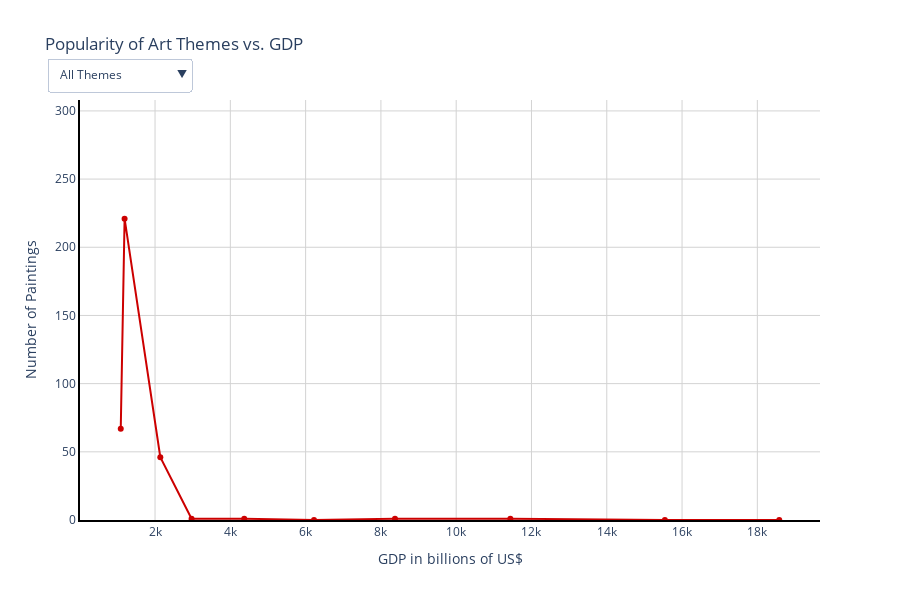

The notebook cell saved with this chart:
### Markdown cell above
This graph below shows the effect of GDP on any art theme

### Code cell
# Function to generate high-contrast colors
def generate_colors(n):
    colors = []
    for i in range(n):
        hue = (i * 137.5) % 360  # Spread colors around the HSL wheel
        rgb = colorsys.hls_to_rgb(hue / 360, 0.4, 1.0)  # Ensure mid-brightness
        hex_color = "#{:02x}{:02x}{:02x}".format(
            int(rgb[0] * 255), int(rgb[1] * 255), int(rgb[2] * 255)
        )
        colors.append(hex_color)
    return colors

# Generate a color list with good contrast
colors = generate_colors(len(art_themes))

# Calculate the average effect of GDP on paintings
average_paintings = np.mean(paintings_data, axis=1)

# Initialize figure
fig = go.Figure()

# Add traces for each art theme
for i, theme in enumerate(art_themes):
    fig.add_trace(
        go.Scatter(
            x=GDP_decade,
            y=paintings_data[:, i],
            name=theme,
            visible=(i == 0),
            line=dict(color=colors[i])
        )
    )

# Add a trace for the average effect (initially hidden)
fig.add_trace(
    go.Scatter(
        x=GDP_decade,
        y=average_paintings,
        name="Average Effect",
        visible=False,  # Initially hidden
        line=dict(color="black", width=3, dash="dashdot")  # Black dashed line
    )
)

# Create dropdown menu options
dropdown_options = [
    {
        "label": "All Themes",
        "method": "update",
        "args": [
            {"visible": [True] * len(art_themes) + [False]},  # Show all themes, hide average
            {"title": "Popularity of All Art Themes vs. GDP"}
        ]
    },
    {
        "label": "Average Effect",
        "method": "update",
        "args": [
            {"visible": [False] * len(art_themes) + [True]},  # Hide all themes, show average
            {"title": "Average Effect of GDP on Number of Paintings"}
        ]
    }
]

# Add individual theme options
dropdown_options.extend([
    {
        "label": theme,
        "method": "update",
        "args": [
            {"visible": [j == i for j in range(len(art_themes))] + [False]},  # Show only selected theme, hide average
            {"title": f"Popularity of {theme} vs. GDP"}
        ]
    }
    for i, theme in enumerate(art_themes)
])

# Apply layout fixes (White background, black y-axis, dark gray x-axis)
fig.update_layout(
    width=900, 
    height=600, 
    paper_bgcolor="white",  
    plot_bgcolor="white",
    xaxis=dict(
        showgrid=True,
        gridcolor="lightgray",
        showline=True,
        linecolor="black",
        linewidth=2,
    ),
    yaxis=dict(
        showgrid=True,
        gridcolor="lightgray",
        showline=True, 
        linecolor="black",  
        linewidth=2, 
        range=[0, np.max(paintings_data)],
    ),
    updatemenus=[
        {
            "buttons": dropdown_options,
            "direction": "down",
            "showactive": True,
            "x": 0.15,  
            "y": 1.1
        }
    ],
    title="Popularity of Art Themes vs. GDP",
    xaxis_title="GDP in billions of US$",
    yaxis_title="Number of Paintings",
)

# Display the figure
fig.show()

# Save as an interactive HTML file
pio.write_html(fig, "../../website/figures/interactive_plot.html")

### Figure 1 — Plotly figure (JSON) as saved in the notebook; plotly's stock layout.template omitted (floating-point values rounded to 4 significant figures)
{"data": [{"line": {"color": "#cc0000"}, "name": "Animals", "type": "scatter", "visible": true, "x": [1089, 1191, 2140, 2970, 4369, 6223, 8374, 11439, 15544, 18582], "y": [67, 221, 46, 1, 1, 0, 1, 1, 0, 0]}, {"line": {"color": "#00cc3b"}, "name": "Architecture", "type": "scatter", "visible": false, "x": [1089, 1191, 2140, 2970, 4369, 6223, 8374, 11439, 15544, 18582], "y": [156, 308, 85, 8, 1, 4, 0, 2, 2, 0]}, {"line": {"color": "#7600cc"}, "name": "Botanical study", "type": "scatter", "visible": false, "x": [1089, 1191, 2140, 2970, 4369, 6223, 8374, 11439, 15544, 18582], "y": [152, 269, 17, 0, 0, 0, 0, 0, 0, 0]}, {"line": {"color": "#ccb200"}, "name": "Cityscapes", "type": "scatter", "visible": false, "x": [1089, 1191, 2140, 2970, 4369, 6223, 8374, 11439, 15544, 18582], "y": [52, 135, 29, 0, 0, 2, 0, 0, 0, 0]}, {"line": {"color": "#00a9cc"}, "name": "Clothing and dress", "type": "scatter", "visible": false, "x": [1089, 1191, 2140, 2970, 4369, 6223, 8374, 11439, 15544, 18582], "y": [33, 68, 28, 1, 1, 0, 5, 0, 1, 0]}, {"line": {"color": "#cc006e"}, "name": "Domestic", "type": "scatter", "visible": false, "x": [1089, 1191, 2140, 2970, 4369, 6223, 8374, 11439, 15544, 18582], "y": [42, 82, 42, 5, 1, 0, 0, 2, 0, 0]}, {"line": {"color": "#32cc00"}, "name": "Dress accessories", "type": "scatter", "visible": false, "x": [1089, 1191, 2140, 2970, 4369, 6223, 8374, 11439, 15544, 18582], "y": [32, 59, 14, 0, 2, 1, 5, 0, 1, 0]}, {"line": {"color": "#0800cc"}, "name": "Figure female", "type": "scatter", "visible": false, "x": [1089, 1191, 2140, 2970, 4369, 6223, 8374, 11439, 15544, 18582], "y": [73, 100, 28, 0, 0, 0, 0, 0, 0, 0]}, {"line": {"color": "#cc4400"}, "name": "Figure group", "type": "scatter", "visible": false, "x": [1089, 1191, 2140, 2970, 4369, 6223, 8374, 11439, 15544, 18582], "y": [108, 200, 72, 4, 4, 2, 0, 0, 2, 0]}, {"line": {"color": "#00cc7f"}, "name": "Figure male", "type": "scatter", "visible": false, "x": [1089, 1191, 2140, 2970, 4369, 6223, 8374, 11439, 15544, 18582], "y": [39, 68, 82, 1, 2, 0, 1, 0, 1, 0]}, {"line": {"color": "#ba00cc"}, "name": "Horses", "type": "scatter", "visible": false, "x": [1089, 1191, 2140, 2970, 4369, 6223, 8374, 11439, 15544, 18582], "y": [18, 74, 13, 0, 0, 0, 0, 0, 0, 0]}, {"line": {"color": "#a1cc00"}, "name": "Landscapes", "type": "scatter", "visible": false, "x": [1089, 1191, 2140, 2970, 4369, 6223, 8374, 11439, 15544, 18582], "y": [200, 305, 93, 5, 3, 2, 0, 1, 1, 0]}, {"line": {"color": "#0065cc"}, "name": "Men", "type": "scatter", "visible": false, "x": [1089, 1191, 2140, 2970, 4369, 6223, 8374, 11439, 15544, 18582], "y": [62, 157, 29, 2, 4, 0, 20, 0, 3, 0]}, {"line": {"color": "#cc002a"}, "name": "Mountains", "type": "scatter", "visible": false, "x": [1089, 1191, 2140, 2970, 4369, 6223, 8374, 11439, 15544, 18582], "y": [26, 55, 13, 1, 0, 0, 0, 0, 1, 0]}, {"line": {"color": "#00cc11"}, "name": "Nudity", "type": "scatter", "visible": false, "x": [1089, 1191, 2140, 2970, 4369, 6223, 8374, 11439, 15544, 18582], "y": [43, 80, 7, 0, 0, 0, 0, 0, 0, 0]}, {"line": {"color": "#4c00cc"}, "name": "Occupations", "type": "scatter", "visible": false, "x": [1089, 1191, 2140, 2970, 4369, 6223, 8374, 11439, 15544, 18582], "y": [69, 138, 82, 2, 2, 1, 1, 1, 0, 0]}, {"line": {"color": "#cc8800"}, "name": "Portraits", "type": "scatter", "visible": false, "x": [1089, 1191, 2140, 2970, 4369, 6223, 8374, 11439, 15544, 18582], "y": [88, 169, 23, 4, 4, 1, 31, 0, 3, 1]}, {"line": {"color": "#00ccc3"}, "name": "Religion", "type": "scatter", "visible": false, "x": [1089, 1191, 2140, 2970, 4369, 6223, 8374, 11439, 15544, 18582], "y": [40, 76, 14, 3, 0, 0, 0, 0, 0, 1]}, {"line": {"color": "#cc0098"}, "name": "Trees", "type": "scatter", "visible": false, "x": [1089, 1191, 2140, 2970, 4369, 6223, 8374, 11439, 15544, 18582], "y": [34, 65, 9, 1, 0, 0, 0, 0, 0, 0]}, {"line": {"color": "#5dcc00"}, "name": "Women", "type": "scatter", "visible": false, "x": [1089, 1191, 2140, 2970, 4369, 6223, 8374, 11439, 15544, 18582], "y": [47, 66, 16, 2, 0, 2, 14, 0, 0, 0]}, {"line": {"color": "black", "dash": "dashdot", "width": 3}, "name": "Average Effect", "type": "scatter", "visible": false, "x": [1089, 1191, 2140, 2970, 4369, 6223, 8374, 11439, 15544, 18582], "y": [69.05, 134.8, 37.1, 2.0, 1.25, 0.75, 3.9, 0.35, 0.75, 0.1]}], "layout": {"height": 600, "paper_bgcolor": "white", "plot_bgcolor": "white", "title": {"text": "Popularity of Art Themes vs. GDP"}, "updatemenus": [{"buttons": [{"args": [{"visible": [true, true, true, true, true, true, true, true, true, true, true, true, true, true, true, true, true, true, true, true, false]}, {"title": "Popularity of All Art Themes vs. GDP"}], "label": "All Themes", "method": "update"}, {"args": [{"visible": [false, false, false, false, false, false, false, false, false, false, false, false, false, false, false, false, false, false, false, false, true]}, {"title": "Average Effect of GDP on Number of Paintings"}], "label": "Average Effect", "method": "update"}, {"args": [{"visible": [true, false, false, false, false, false, false, false, false, false, false, false, false, false, false, false, false, false, false, false, false]}, {"title": "Popularity of Animals vs. GDP"}], "label": "Animals", "method": "update"}, {"args": [{"visible": [false, true, false, false, false, false, false, false, false, false, false, false, false, false, false, false, false, false, false, false, false]}, {"title": "Popularity of Architecture vs. GDP"}], "label": "Architecture", "method": "update"}, {"args": [{"visible": [false, false, true, false, false, false, false, false, false, false, false, false, false, false, false, false, false, false, false, false, false]}, {"title": "Popularity of Botanical study vs. GDP"}], "label": "Botanical study", "method": "update"}, {"args": [{"visible": [false, false, false, true, false, false, false, false, false, false, false, false, false, false, false, false, false, false, false, false, false]}, {"title": "Popularity of Cityscapes vs. GDP"}], "label": "Cityscapes", "method": "update"}, {"args": [{"visible": [false, false, false, false, true, false, false, false, false, false, false, false, false, false, false, false, false, false, false, false, false]}, {"title": "Popularity of Clothing and dress vs. GDP"}], "label": "Clothing and dress", "method": "update"}, {"args": [{"visible": [false, false, false, false, false, true, false, false, false, false, false, false, false, false, false, false, false, false, false, false, false]}, {"title": "Popularity of Domestic vs. GDP"}], "label": "Domestic", "method": "update"}, {"args": [{"visible": [false, false, false, false, false, false, true, false, false, false, false, false, false, false, false, false, false, false, false, false, false]}, {"title": "Popularity of Dress accessories vs. GDP"}], "label": "Dress accessories", "method": "update"}, {"args": [{"visible": [false, false, false, false, false, false, false, true, false, false, false, false, false, false, false, false, false, false, false, false, false]}, {"title": "Popularity of Figure female vs. GDP"}], "label": "Figure female", "method": "update"}, {"args": [{"visible": [false, false, false, false, false, false, false, false, true, false, false, false, false, false, false, false, false, false, false, false, false]}, {"title": "Popularity of Figure group vs. GDP"}], "label": "Figure group", "method": "update"}, {"args": [{"visible": [false, false, false, false, false, false, false, false, false, true, false, false, false, false, false, false, false, false, false, false, false]}, {"title": "Popularity of Figure male vs. GDP"}], "label": "Figure male", "method": "update"}, {"args": [{"visible": [false, false, false, false, false, false, false, false, false, false, true, false, false, false, false, false, false, false, false, false, false]}, {"title": "Popularity of Horses vs. GDP"}], "label": "Horses", "method": "update"}, {"args": [{"visible": [false, false, false, false, false, false, false, false, false, false, false, true, false, false, false, false, false, false, false, false, false]}, {"title": "Popularity of Landscapes vs. GDP"}], "label": "Landscapes", "method": "update"}, {"args": [{"visible": [false, false, false, false, false, false, false, false, false, false, false, false, true, false, false, false, false, false, false, false, false]}, {"title": "Popularity of Men vs. GDP"}], "label": "Men", "method": "update"}, {"args": [{"visible": [false, false, false, false, false, false, false, false, false, false, false, false, false, true, false, false, false, false, false, false, false]}, {"title": "Popularity of Mountains vs. GDP"}], "label": "Mountains", "method": "update"}, {"args": [{"visible": [false, false, false, false, false, false, false, false, false, false, false, false, false, false, true, false, false, false, false, false, false]}, {"title": "Popularity of Nudity vs. GDP"}], "label": "Nudity", "method": "update"}, {"args": [{"visible": [false, false, false, false, false, false, false, false, false, false, false, false, false, false, false, true, false, false, false, false, false]}, {"title": "Popularity of Occupations vs. GDP"}], "label": "Occupations", "method": "update"}, {"args": [{"visible": [false, false, false, false, false, false, false, false, false, false, false, false, false, false, false, false, true, false, false, false, false]}, {"title": "Popularity of Portraits vs. GDP"}], "label": "Portraits", "method": "update"}, {"args": [{"visible": [false, false, false, false, false, false, false, false, false, false, false, false, false, false, false, false, false, true, false, false, false]}, {"title": "Popularity of Religion vs. GDP"}], "label": "Religion", "method": "update"}, {"args": [{"visible": [false, false, false, false, false, false, false, false, false, false, false, false, false, false, false, false, false, false, true, false, false]}, {"title": "Popularity of Trees vs. GDP"}], "label": "Trees", "method": "update"}, {"args": [{"visible": [false, false, false, false, false, false, false, false, false, false, false, false, false, false, false, false, false, false, false, true, false]}, {"title": "Popularity of Women vs. GDP"}], "label": "Women", "method": "update"}], "direction": "down", "showactive": true, "x": 0.15, "y": 1.1}], "width": 900, "xaxis": {"gridcolor": "lightgray", "linecolor": "black", "linewidth": 2, "showgrid": true, "showline": true, "title": {"text": "GDP in billions of US$"}}, "yaxis": {"gridcolor": "lightgray", "linecolor": "black", "linewidth": 2, "range": [0, 308], "showgrid": true, "showline": true, "title": {"text": "Number of Paintings"}}}}
